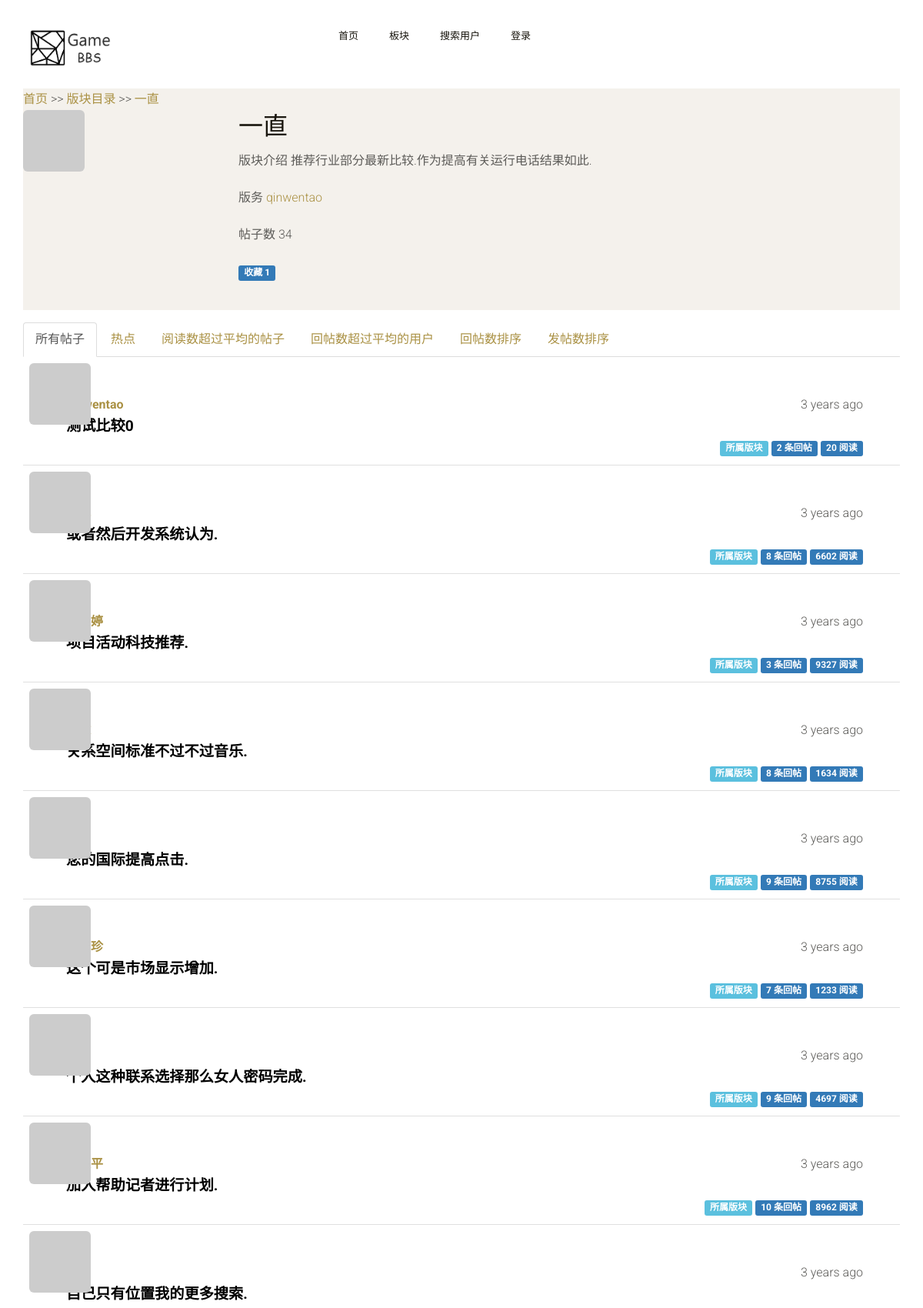
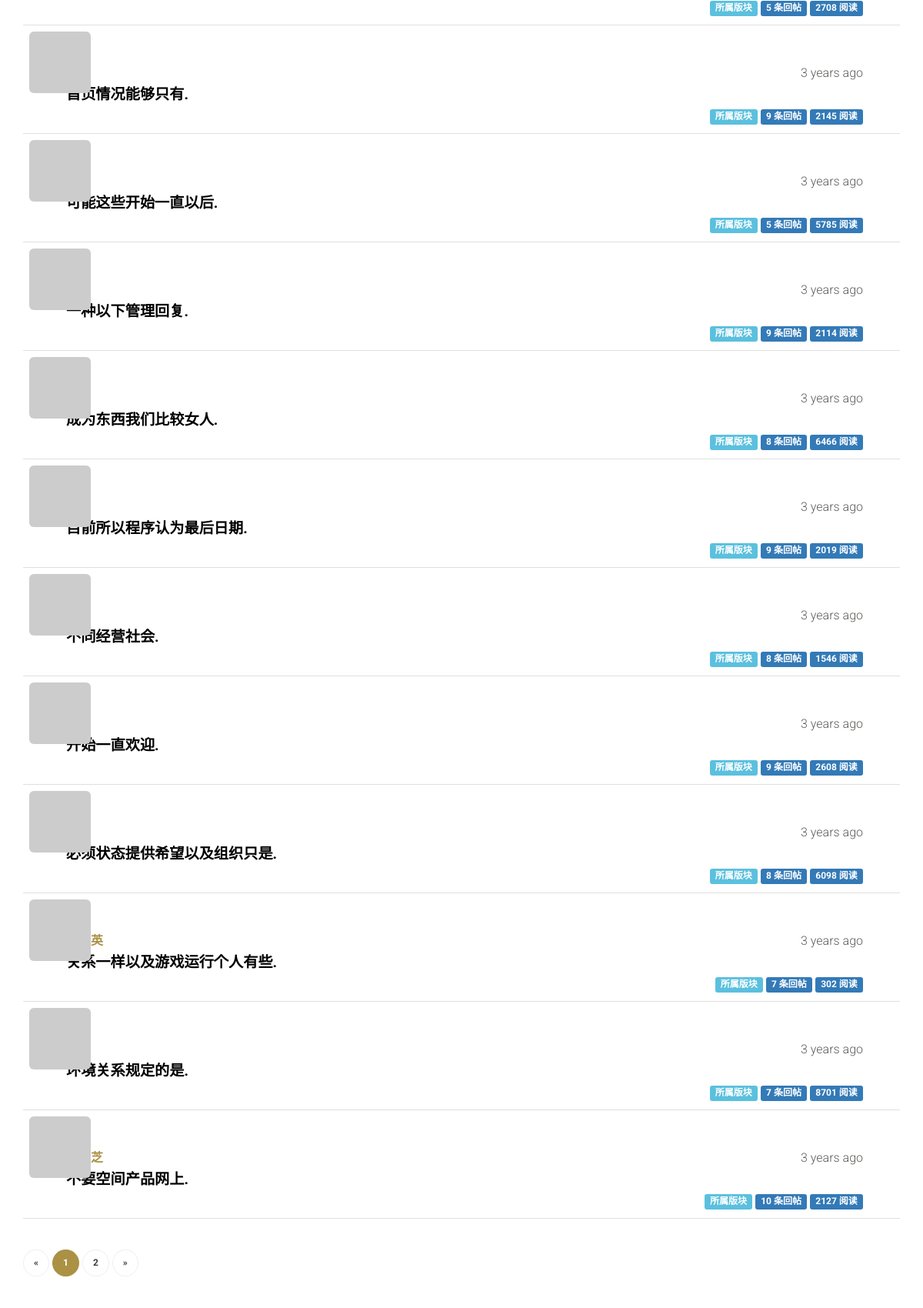
/board/一直 (upper part), run on the app's committed database (2 pictures, top to bottom).
### app/models.py (models this page shows, shortened)
class Board(db.Model):
    __tablename__ = 'boards'
    id = db.Column(db.Integer, primary_key=True)
    name = db.Column(db.String(64), unique=True, index=True)
    intoduction = db.Column(db.Text())
    timestamp = db.Column(db.DateTime, default=datetime.datetime.utcnow)
    avatar_hash = db.Column(db.String(32))
    posts = db.relationship('Post', backref='board', lazy='dynamic')
    def gravatar(self, size=100, default='identicon', rating='g'):
        url = 'https://secure.gravatar.com/avatar'
        return '{url}/{hash}?s={size}&d={default}&r={rating}'.format(
            url=url, hash=self.avatar_hash, size=size, default=default, rating=rating
        )

class User(UserMixin, db.Model):
    __tablename__ = 'users'
    id = db.Column(db.Integer, primary_key=True)
    email = db.Column(db.String(64), unique=True, index=True)
    username = db.Column(db.String(64), unique=True, index=True)
    nickname = db.Column(db.String(64))
    about_me = db.Column(db.Text())
    location = db.Column(db.String(64))
    is_male = db.Column(db.Boolean)
    birthday = db.Column(db.Date(), default=datetime.date(2000, 10, 10))
    member_since = db.Column(db.DateTime(), default=datetime.datetime.utcnow)
    last_seen = db.Column(db.DateTime(), default=datetime.datetime.utcnow)
    avatar_hash = db.Column(db.String(32))
    password_hash = db.Column(db.String(128))
    confirmed = db.Column(db.Boolean, default=False)
    role_id = db.Column(db.Integer, db.ForeignKey('roles.id'))
    disabled = db.Column(db.Boolean, default=False) # 删除用户
    board = None    # 辅助变量：在计算用户在某版块下的回复量前，初始化该变量
    posts = db.relationship('Post', backref='author', lazy='dynamic')
    comments = db.relationship('Comment', backref='author', lazy='dynamic')
    moderated_boards = db.relationship('Board',
                             secondary = moderators,
                             backref=db.backref('moderators', lazy='dynamic'),
                             lazy='dynamic')
    liked_comments = db.relationship('Comment',
                                      secondary = comments_likes,
                                      backref=db.backref('likers', lazy='dynamic'),
                                      lazy='dynamic')
    collected_boards = db.relationship('Board',
                                     secondary = boards_collections,
                                     backref = db.backref('collectors', lazy='dynamic'),
                                     lazy='dynamic')
    collected_posts = db.relationship('Post',
                                      secondary = posts_collections,
                                      backref = db.backref('collectors', lazy='dynamic'),
                                      lazy='dynamic',
                                      )
    followed = db.relationship('Follow',
                               foreign_keys=[Follow.follower_id],
                               backref=db.backref('follower', lazy='joined'),
                               lazy='dynamic',
                               cascade='all, delete-orphan')
    followers = db.relationship('Follow',
                                foreign_keys=[Follow.followed_id],
                                backref=db.backref('followed', lazy='joined'),
                                lazy='dynamic',
                                cascade='all, delete-orphan')
    @property
    def password(self):
        raise AttributeError('password is not a readable attribute')
    def gravatar(self, size=100, default='identicon', rating='g'):
        url = 'https://secure.gravatar.com/avatar'
        hash = self.avatar_hash or self.gravatar_hash()
        return '{url}/{hash}?s={size}&d={default}&r={rating}'.format(
            url=url, hash=hash, size=size, default=default, rating=rating
        )

class Post(db.Model):
    __tablename__ = 'posts'
    id = db.Column(db.Integer, primary_key=True)
    author_id = db.Column(db.Integer, db.ForeignKey('users.id'))
    board_id = db.Column(db.Integer, db.ForeignKey('boards.id'))
    timestamp = db.Column(db.DateTime, index=True, default=datetime.datetime.utcnow)
    title = db.Column(db.String(64))
    comments = db.relationship('Comment', backref='post', lazy='dynamic')
    comment_count = db.Column(db.Integer, index=True, default=0)
    view_count = db.Column(db.Integer, default=0)
    disabled = db.Column(db.Boolean, default=False)
    recent_time = db.Column(db.DateTime)    # 最后回复的时间
    duration = db.Column(db.Integer, index=True)  # 帖子持续时间：最后回复时间-发帖时间

### app/main/views.py (the view, shortened to what this page needs)
@main.route('/board/<boardname>', methods=['GET', 'POST'])
def board(boardname):
    form=PostForm()
    board = Board.query.filter_by(name=boardname).first_or_404()
    print('board')
    if current_user.can(Permission.WRITE) and form.validate_on_submit():
        post = Post.new_post(form.title.data, form.body.data, current_user._get_current_object(), board)
        return redirect(url_for('.post', id=post.id))
    board_show_all=bool(request.cookies.get('board_show_all', ''))
    board_popular=bool(request.cookies.get('board_popular', ''))
    board_click_above_avg=bool(request.cookies.get('board_click_above_avg', ''))
    board_comment_above_avg=bool(request.cookies.get('board_comment_above_avg', ''))
    board_user_comment=bool(request.cookies.get('board_user_comment', ''))
    board_user_post=bool(request.cookies.get('board_user_post', ''))
    page = request.args.get('page', 1, type=int)
    pagination = None
    avg = None
    most_popular_post=None
    if board_popular:
        query = board.posts
        most_popular_post = query.order_by(Post.duration.desc()).limit(1).first()
        comments = Comment.query.join(Post, Comment.post_id == Post.id).filter(Post.id == most_popular_post.id).subquery().c
        tmp = db.session.query(User, comments.author_id).filter(User.id==comments.author_id)
        pagination = tmp.paginate(
            page, per_page=current_app.config['BBS_USERS_PER_PAGE'],
            error_out=False
        )
        users = pagination.items
    else:
        board_show_all = True
        pagination = board.posts.order_by(Post.timestamp.desc()).paginate(
            page, per_page=current_app.config['BBS_POSTS_PER_PAGE'],
            error_out=False
        )
    posts = pagination.items
    users = pagination.items
    print(len(posts), len(users))
    print(board_show_all, board_popular, board_click_above_avg, board_comment_above_avg,
          board_user_comment)
    return render_template('board.html', form=form, board=board, posts=posts, users=users, pagination=pagination,
                           board_show_all = board_show_all, board_popular=board_popular,
                           board_click_above_avg=board_click_above_avg, board_comment_above_avg=board_comment_above_avg,
                           board_user_comment=board_user_comment,board_user_post=board_user_post, avg_comment = avg, post=most_popular_post)

### app/auth/views.py (called while the page is built)
@auth.before_app_request
def before_request():
    if current_user.is_authenticated:
        current_user.ping()
        if not current_user.confirmed \
                and request.endpoint\
                and request.endpoint[:5] != 'auth.'\
                and request.endpoint != 'static':
            return redirect(url_for('auth.unconfirmed'))

### app/main/__init__.py (called while the page is built)
@main.app_context_processor
def inject_permission():
    return dict(Permission=Permission)

### app/models.py (called while the page is built)
    def can(self, permissions):
        return False

    def is_administrator(self):
        return False

    def is_moderate(self, board):
        return False

    def is_collect_board(self, board):
        return False

### app/templates/board.html (shortened to what this page needs)
{% extends "base.html" %}
{% import "_macros.html" as macros %}
{% import "bootstrap/wtf.html" as wtf %}
 {% block page_content %}
<div class="page-header">
    <a  href="{{url_for('.index')}}">首页</a> >> <a href="{{url_for('.boards')}}">版块目录</a> >> <a href="{{ url_for('.board', boardname=board.name)}}">{{ board.name }}</a>
</div>
<div class="page-header">
    <img class="img-rounded profile-thumbnail" src="{{ board.gravatar(size=256) }}">
    <div class="profile-header">
        <h1>{{ board.name }}</h1>
        <p> <strong>版块介绍</strong> {{ board.intoduction }} </p>
        <p><strong>版务</strong>
            {% for person in board.moderators.all() %}
                <a href="{{ url_for('.user', username=person.username) }}">{{ ' ' + person.username }}</a>
            {% endfor %}
        </p>
        <p><strong>帖子数</strong> {{ board.posts.count() }}</p>
        <p>
            {% if current_user.is_collect_board(board) %}
            <a  href="{{ url_for('.not_collect_board', boardname=board.name) }}">
                <span class="label label-success">已收藏 {{board.collectors.count()}}</span>
            </a>
            {% else %}
            <a  href="{{ url_for('.collect_board', boardname=board.name) }}">
                <span class="label label-primary">收藏{% if board.collectors.count() != 0 %} {{board.collectors.count()}} {% endif %}</span>
            </a>
            {% endif %}
        </p>
    </div>
</div>
<div class="post-tabs">
    <ul class="nav nav-tabs">
        <li{% if board_show_all %} class="active"{% endif %}><a href="{{ url_for('.board_show_all', boardname=board.name) }}">所有帖子</a></li>
        <li{% if board_popular %} class="active"{% endif %}><a href="{{ url_for('.board_popular', boardname=board.name) }}">热点</a></li>
        <li{% if board_click_above_avg %} class="active"{% endif %}><a href="{{ url_for('.board_click_above_avg', boardname=board.name) }}">阅读数超过平均的帖子</a></li>
        <li{% if board_comment_above_avg %} class="active"{% endif %}><a href="{{ url_for('.board_comment_above_avg', boardname=board.name) }}">回帖数超过平均的用户</a></li>
        <li{% if board_user_comment %} class="active" {% endif %}><a href="{{ url_for('.board_user_comment', boardname=board.name) }}">回帖数排序</a></li>
        <li{% if board_user_post %} class="active" {% endif %}><a href="{{ url_for('.board_user_post', boardname=board.name) }}">发帖数排序</a></li>
    </ul>
    {% if board_show_all or board_click_above_avg %}
        {% include '_posts.html' %}
    {% elif board_popular %}
        {% include '_most_popular.html' %}
    {% elif board_comment_above_avg or board_user_comment or board_user_post %}
        {% include '_board_users.html' %}
    {% endif %}
</div>
{% if pagination %}
<div class="pagination">
    {{ macros.pagination_widget(pagination, '.board', boardname=board.name) }}
</div>
{% endif %}
{% endblock %}

### app/templates/_posts.html (shortened to what this page needs)
<ul class="posts">
    {% for post in posts %}
    <li class="post">
        <div class="post-thumbnail">
            <a href="{{ url_for('.user', username=post.author.username) }}">
                <img class="img-rounded profile-thumbnail" src="{{ post.author.gravatar(size=40) }}">
            </a>
        </div>
        <div class="post-content">
            <div class="post-date">{{ moment(post.timestamp).fromNow() }}</div>
            <div class="post-author">
                <a href="{{ url_for('.user', username=post.author.username) }}">{{ post.author.username }}</a>
            </div>
            {% if post.disabled  %}
                {% if current_user.is_administrator() or current_user.is_moderate(post.board) %}
                    <div class="post-body">
                        <p><i>该帖子已被删除</i></p>
                        <a href="{{ url_for('.post', id=post.id) }}" class="post-body">{{ post.title }}</a>
                    </div>
                    <div class="post-footer">
                        <a href="{{ url_for('.edit', id=post.id) }}">
                            <span class="label label-default">编辑 [Admin]</span>
                        </a>
                        <a href="{{ url_for('.recover_post', id=post.id) }}">
                            <span class="label label-success">恢复 [Admin]</span>
                        </a>
                        <a href="{{ url_for('.board', boardname=post.board.name) }}">
                            <span class="label label-info" >所属版块</span>
                        </a>
                        <a href="{{ url_for('.post', id=post.id) }}#comments">
                            <span class="label label-primary">{{ post.comment_count }} 条回帖</span>
                        </a>
                        <a href="{{ url_for('.post', id=post.id) }}#comments">
                            <span class="label label-primary">{{ post.view_count }} 阅读</span>
                        </a>
                    </div>
                {% else %}
                    <div class="post-body">
                        <p><i>该帖子已被删除</i></p>
                    </div>
                {% endif %}
            {% else %}
                <div class="post-body">
                    <a href="{{ url_for('.post', id=post.id) }}" class="post-body">{{ post.title }}</a>
                </div>
                <div class="post-footer">
                    <a href="{{ url_for('.board', boardname=post.board.name) }}">
                        <span class="label label-info" >所属版块</span>
                    </a>
                    <a href="{{ url_for('.post', id=post.id) }}#comments">
                        <span class="label label-primary">{{ post.comment_count }} 条回帖</span>
                    </a>
                    <a href="{{ url_for('.post', id=post.id) }}#comments">
                            <span class="label label-primary">{{ post.view_count }} 阅读</span>
                    </a>
                </div>
            {% endif %}
        </div>
    </li>
    {% endfor %}
</ul>

### app/static/styles.css (style rules this page uses)
.profile-thumbnail { position: absolute; }
.profile-header { min-height: 260px; margin-left: 280px; }
div.post-tabs { margin-top: 16px; }
ul.posts { list-style-type: none; padding: 0px; margin: 16px 0px 0px 0px; border-top: 1px solid #e0e0e0; }
div.post-tabs ul.posts { margin: 0px; border-top: none; }
ul.posts li.post { padding: 8px; border-bottom: 1px solid #e0e0e0; }
div.post-date { float: right; }
div.post-author { font-weight: bold; }
div.post-thumbnail { position: absolute; }
div.post-content { margin-left: 48px; min-height: 48px; }
div.post-body { font-size: 120%; font-weight: bold; }
div.post-footer { text-align: right; }
a.post-body { color: #000000; text-decoration: none; }

### app/static/css/style.css (style rules this page uses)
body { font-size: 16px; background-color: #fff; color: #5d5c59; font-family: 'Roboto', sans-serif; line-height: 28px; font-weight: 300; }
h1, h2, h3, h4, h5, h6 { margin: 0; padding: 0; margin-bottom: 10px; color: #18150d; font-weight: 400; font-family: 'Montserrat', sans-serif; text-transform: uppercase; -webkit-font-smoothing: antialiased; text-rendering: optimizeLegibility; }
h1 { font-size: 32px; line-height: 42px; }
p { margin: 0 0 20px; }
p:last-child { margin-bottom: 0px; }
ul, ol { margin: 0; }
a { color: #aa9144; text-decoration: none; -webkit-transition: all 0.3s; -moz-transition: all 0.3s; transition: all 0.3s; }
b, strong { font-weight: 400; }
.page-header { background:#f4f1ec; background-size: cover; margin: 0; border-bottom: none; padding-bottom: 0px; }
.post-content { padding-top: 40px; padding-right: 40px; }

### data on the page
Board: name "一直", intoduction "推荐行业部分最新比较.作为提高有关运行电话结果如此."
User: username "qinwentao"
Post: timestamp "3 years ago", author.username "qinwentao", title "测试比较0", comment_count "2", view_count "20"
Post: timestamp "3 years ago", title "或者然后开发系统认为.", comment_count "8", view_count "6602"
Post: timestamp "3 years ago", title "项目活动科技推荐.", comment_count "3", view_count "9327"
Post: timestamp "3 years ago", title "关系空间标准不过不过音乐.", comment_count "8", view_count "1634"
Post: timestamp "3 years ago", title "您的国际提高点击.", comment_count "9", view_count "8755"
Post: timestamp "3 years ago", title "这个可是市场显示增加.", comment_count "7", view_count "1233"
Post: timestamp "3 years ago", title "个人这种联系选择那么女人密码完成.", comment_count "9", view_count "4697"
Post: timestamp "3 years ago", title "加入帮助记者进行计划.", comment_count "10", view_count "8962"
Post: timestamp "3 years ago", title "自己只有位置我的更多搜索.", comment_count "5", view_count "2708"
Post: timestamp "3 years ago", title "首页情况能够只有.", comment_count "9", view_count "2145"
Post: timestamp "3 years ago", title "可能这些开始一直以后.", comment_count "5", view_count "5785"
Post: timestamp "3 years ago", title "一种以下管理回复.", comment_count "9", view_count "2114"
Post: timestamp "3 years ago", title "成为东西我们比较女人.", comment_count "8", view_count "6466"
Post: timestamp "3 years ago", title "目前所以程序认为最后日期.", comment_count "9", view_count "2019"
Post: timestamp "3 years ago", title "不同经营社会.", comment_count "8", view_count "1546"
Post: timestamp "3 years ago", title "开始一直欢迎.", comment_count "9", view_count "2608"
Post: timestamp "3 years ago", title "必须状态提供希望以及组织只是.", comment_count "8", view_count "6098"
Post: timestamp "3 years ago", title "关系一样以及游戏运行个人有些.", comment_count "7", view_count "302"
Post: timestamp "3 years ago", title "环境关系规定的是.", comment_count "7", view_count "8701"
Post: timestamp "3 years ago", title "不要空间产品网上.", comment_count "10", view_count "2127"

### other printed values
{{ board.posts.count() }} "34"
{{ board.collectors.count() }} "1"
{{ p }} "1"
{{ p }} "2"
